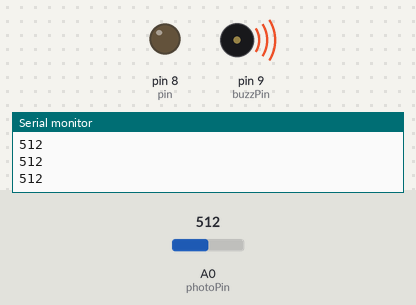
Simulated run of this sketch. Board: Arduino Uno, built with avr-gcc and run on an emulated ATmega328P. Shown: output pins drawn as LEDs (lit = HIGH), buzzer (waves = sounding), the last lines printed to the serial monitor. The test bench sets the inputs (shaded band); at power-on: A0 (photoPin) = 512.

Above: at 1.2 s.
1.3 s: A0 (photoPin) set to 290
At 1.87 s:
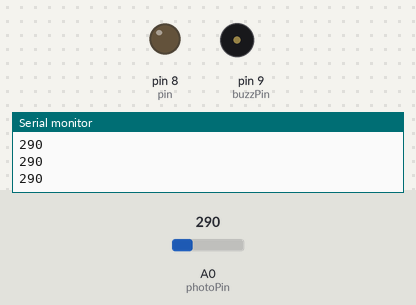
4.3 s: A0 (photoPin) set to 306
At 5.5 s:
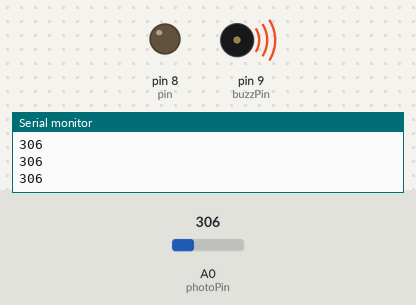
5.8 s: A0 (photoPin) set to 122
At 6.36 s:
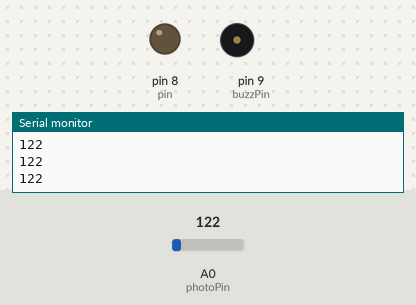
8.8 s: A0 (photoPin) set to 43
11.8 s: A0 (photoPin) set to 36
Timing chart, 0 to 14.3 s (numbered marks = the images above; inputs shaded):
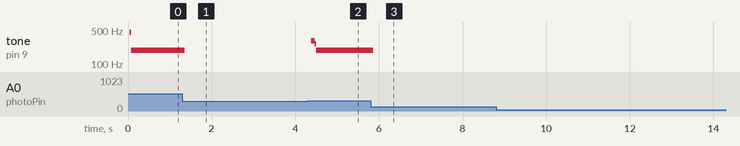

Measured:
- after the input at 1.3 s, tone on pin 9 (buzzPin): 192 Hz → silent after 0.06 s
- after the input at 4.3 s, tone on pin 9 (buzzPin): silent → 302 Hz after 0.08 s, → 258 Hz 0.08 s later, → 192 Hz 0.04 s later
- after the input at 5.8 s, tone on pin 9 (buzzPin): 192 Hz → silent after 0.06 s

The sketch:

PhotoBuzzer.ino
```cpp
int pin = 8;
int buzzPin = 9;
int Vout;
int photoPin = A0;
void setup() {
  // put your setup code here, to run once:
Serial.begin(9600);
pinMode(pin,OUTPUT);
pinMode(buzzPin,OUTPUT);

}

void loop() {
  // put your main code here, to run repeatedly:
Vout = analogRead(photoPin);
Serial.println(Vout);
digitalWrite(pin,LOW);
if(Vout>500){
  digitalWrite(buzzPin,HIGH);
  delayMicroseconds(200);
  digitalWrite(buzzPin,LOW);
  delayMicroseconds(300);

}
else if(Vout>400 && Vout<500){
  digitalWrite(buzzPin,HIGH);
  delayMicroseconds(1000);
  digitalWrite(buzzPin,LOW);
  delayMicroseconds(3000);

}
if(Vout>300 && Vout<400){
  digitalWrite(buzzPin,HIGH);
  delay(1);
  digitalWrite(buzzPin,LOW);
  delay(2);

}
else if(Vout>40 && Vout<300){
  digitalWrite(buzzPin,HIGH);
  delay(3);
  digitalWrite(buzzPin,LOW);
  delay(40);

}
if(Vout<40){
  digitalWrite(buzzPin,LOW);
  delayMicroseconds(200);
  digitalWrite(buzzPin,LOW);
  delayMicroseconds(300);

}
}
```
